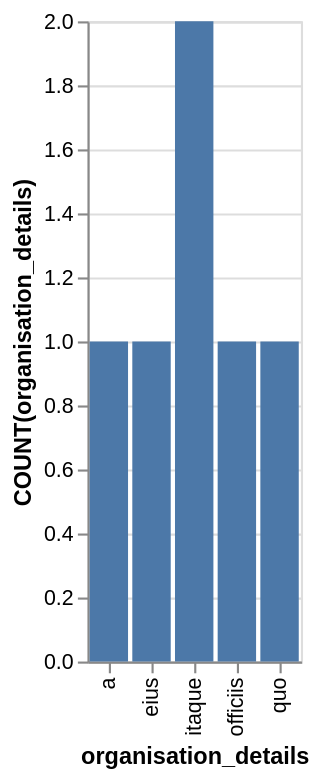

Express this chart as Vega-Lite.
### Vega-Lite specification from a JSON file in a GitHub repository (floating-point values rounded to 4 significant figures)
{"data": {"values": [{"x_data": "a", "y_data": 1}, {"x_data": "eius", "y_data": 1}, {"x_data": "itaque", "y_data": 2}, {"x_data": "officiis", "y_data": 1}, {"x_data": "quo", "y_data": 1}]}, "mark": "bar", "encoding": {"x": {"field": "x_data", "type": "nominal", "title": "organisation_details", "sort": "ascending"}, "y": {"field": "y_data", "type": "quantitative", "title": "COUNT(organisation_details)"}}}
